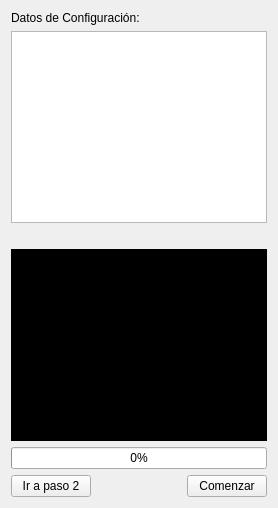
         <widget class="QWidget" name="tab_3">
          <attribute name="title">
           <string>Paso 3: Crea tu USB-Live</string>
          </attribute>
          <layout class="QGridLayout" name="gridLayout_10">
           <item row="0" column="0">
            <widget class="QLabel" name="label_5">
             <property name="text">
              <string>Datos de Configuración:</string>
             </property>
            </widget>
           </item>
           <item row="1" column="0">
            <widget class="QTextEdit" name="textEdit_3">
             <property name="enabled">
              <bool>true</bool>
             </property>
             <property name="sizePolicy">
              <sizepolicy hsizetype="Expanding" vsizetype="Expanding">
               <horstretch>0</horstretch>
               <verstretch>0</verstretch>
              </sizepolicy>
             </property>
             <property name="sizeIncrement">
              <size>
               <width>0</width>
               <height>0</height>
              </size>
             </property>
             <property name="focusPolicy">
              <enum>Qt::TabFocus</enum>
             </property>
             <property name="statusTip">
              <string>Consola de procesos, donde se detalla al máximo lo que va procesando.</string>
             </property>
             <property name="readOnly">
              <bool>true</bool>
             </property>
             <property name="html">
              <string>&lt;!DOCTYPE HTML PUBLIC &quot;-//W3C//DTD HTML 4.0//EN&quot; &quot;http://www.w3.org/TR/REC-html40/strict.dtd&quot;&gt;
&lt;html&gt;&lt;head&gt;&lt;meta name=&quot;qrichtext&quot; content=&quot;1&quot; /&gt;&lt;style type=&quot;text/css&quot;&gt;
p, li { white-space: pre-wrap; }
&lt;/style&gt;&lt;/head&gt;&lt;body style=&quot; font-family:'Sans Serif'; font-size:7pt; font-weight:400; font-style:normal;&quot;&gt;
&lt;p style=&quot; margin-top:0px; margin-bottom:0px; margin-left:0px; margin-right:0px; -qt-block-indent:0; text-indent:0px;&quot;&gt;&lt;span style=&quot; font-weight:600;&quot;&gt;&lt;br /&gt;&lt;/span&gt;&lt;/p&gt;&lt;/body&gt;&lt;/html&gt;</string>
             </property>
            </widget>
           </item>
           <item row="2" column="0">
            <widget class="QLabel" name="label_6">
             <property name="layoutDirection">
              <enum>Qt::RightToLeft</enum>
             </property>
             <property name="text">
              <string/>
             </property>
             <property name="alignment">
              <set>Qt::AlignRight|Qt::AlignTrailing|Qt::AlignVCenter</set>
             </property>
            </widget>
           </item>
           <item row="3" column="0">
            <widget class="QTextEdit" name="textEdit_2">
             <property name="enabled">
              <bool>true</bool>
             </property>
             <property name="sizePolicy">
              <sizepolicy hsizetype="Expanding" vsizetype="Expanding">
               <horstretch>0</horstretch>
               <verstretch>0</verstretch>
              </sizepolicy>
             </property>
             <property name="sizeIncrement">
              <size>
               <width>0</width>
               <height>0</height>
              </size>
             </property>
             <property name="focusPolicy">
              <enum>Qt::TabFocus</enum>
             </property>
             <property name="statusTip">
              <string>Consola de procesos, donde se detalla al máximo lo que va procesando.</string>
             </property>
             <property name="styleSheet">
              <string notr="true">background-color: rgb(0, 0, 0);
font: 9pt &quot;Sans Serif&quot;;
color: rgb(0, 255, 0);</string>
             </property>
             <property name="readOnly">
              <bool>true</bool>
             </property>
             <property name="html">
              <string>&lt;!DOCTYPE HTML PUBLIC &quot;-//W3C//DTD HTML 4.0//EN&quot; &quot;http://www.w3.org/TR/REC-html40/strict.dtd&quot;&gt;
&lt;html&gt;&lt;head&gt;&lt;meta name=&quot;qrichtext&quot; content=&quot;1&quot; /&gt;&lt;style type=&quot;text/css&quot;&gt;
p, li { white-space: pre-wrap; }
&lt;/style&gt;&lt;/head&gt;&lt;body style=&quot; font-family:'Sans Serif'; font-size:9pt; font-weight:400; font-style:normal;&quot;&gt;
&lt;p style=&quot; margin-top:0px; margin-bottom:0px; margin-left:0px; margin-right:0px; -qt-block-indent:0; text-indent:0px;&quot;&gt;&lt;span style=&quot; font-size:7pt; font-weight:600;&quot;&gt;&lt;br /&gt;&lt;/span&gt;&lt;/p&gt;&lt;/body&gt;&lt;/html&gt;</string>
             </property>
            </widget>
           </item>
           <item row="4" column="0">
            <widget class="QProgressBar" name="progressBar">
             <property name="value">
              <number>0</number>
             </property>
            </widget>
           </item>
           <item row="5" column="0">
            <layout class="QGridLayout" name="gridLayout">
             <item row="0" column="0">
              <widget class="QPushButton" name="pushButton_22">
               <property name="sizePolicy">
                <sizepolicy hsizetype="Fixed" vsizetype="Fixed">
                 <horstretch>0</horstretch>
                 <verstretch>0</verstretch>
                </sizepolicy>
               </property>
               <property name="text">
                <string>Ir a paso 2</string>
               </property>
               <property name="icon">
                <iconset resource="recoverdrake.qrc">
                 <normaloff>:/Imagenes/izquierda.jpeg</normaloff>:/Imagenes/izquierda.jpeg</iconset>
               </property>
               <property name="iconSize">
                <size>
                 <width>25</width>
                 <height>25</height>
                </size>
               </property>
              </widget>
             </item>
             <item row="0" column="1">
              <spacer name="horizontalSpacer">
               <property name="orientation">
                <enum>Qt::Horizontal</enum>
               </property>
               <property name="sizeHint" stdset="0">
                <size>
                 <width>45</width>
                 <height>20</height>
                </size>
               </property>
              </spacer>
             </item>
             <item row="0" column="2">
              <widget class="QPushButton" name="pushButton_21">
               <property name="sizePolicy">
                <sizepolicy hsizetype="Fixed" vsizetype="Fixed">
                 <horstretch>0</horstretch>
                 <verstretch>0</verstretch>
                </sizepolicy>
               </property>
               <property name="text">
                <string>Comenzar</string>
               </property>
               <property name="icon">
                <iconset resource="recoverdrake.qrc">
                 <normaloff>:/Imagenes/thumbs_up.png</normaloff>:/Imagenes/thumbs_up.png</iconset>
               </property>
               <property name="iconSize">
                <size>
                 <width>25</width>
                 <height>25</height>
                </size>
               </property>
              </widget>
             </item>
            </layout>
           </item>
          </layout>
         </widget>
